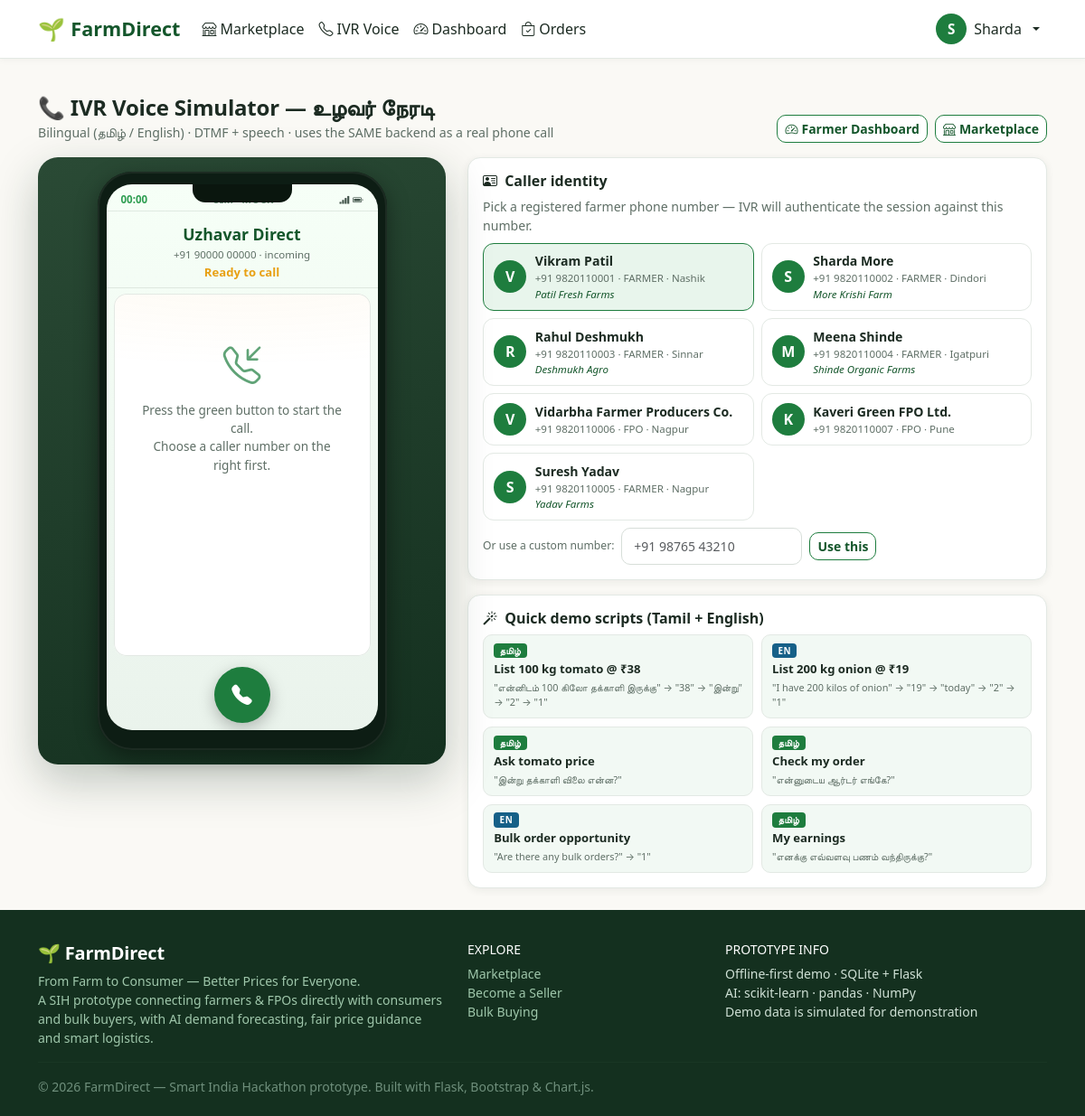
The app's page /ivr/simulator (signed in) with its own data.
### tables this page shows
CREATE TABLE users (
    id            INTEGER PRIMARY KEY AUTOINCREMENT,
    name          TEXT NOT NULL,
    email         TEXT UNIQUE NOT NULL,
    phone         TEXT,
    password_hash TEXT NOT NULL,
    role          TEXT NOT NULL CHECK (role IN ('farmer','fpo','consumer','buyer','admin')),
    city          TEXT,
    state         TEXT,
    lat           REAL,
    lng           REAL,
    active        INTEGER DEFAULT 1,
    created_at    TEXT DEFAULT (datetime('now','localtime'))
);

CREATE TABLE farmers (
    id              INTEGER PRIMARY KEY AUTOINCREMENT,
    user_id         INTEGER NOT NULL REFERENCES users(id),
    farm_name       TEXT,
    farm_size_acres REAL DEFAULT 2.0,
    crops_grown     TEXT,                      -- comma separated
    bio             TEXT,
    rating          REAL DEFAULT 4.5,
    verified        INTEGER DEFAULT 1
);

### views.py (the view)
@bp.route("/ivr/simulator")
@login_required
def ivr_simulator():
    farmers = db.query(
        "SELECT u.id, u.name, u.phone, u.role, u.city, "
        "f.farm_name FROM users u LEFT JOIN farmers f ON f.user_id=u.id "
        "WHERE u.role IN ('farmer','fpo') AND u.phone<>'' ORDER BY u.id LIMIT 12")
    return render_template("ivr/simulator.html", farmers=[dict(r) for r in farmers],
                           cart_count=_cart_count())

### auth.py (called while the page is built)
@bp.before_app_request
def load_logged_in_user():
    uid = session.get("uid")
    g.user = None
    g.role = None
    if uid:
        row = db.query("SELECT * FROM users WHERE id=? AND active=1", (uid,), one=True)
        if row:
            g.user = row
            g.role = row["role"]
            if row["role"] in ("farmer", "fpo"):
                table = "fpos" if row["role"] == "fpo" else "farmers"
                g.profile = db.query(f"SELECT * FROM {table} WHERE user_id=?", (uid,), one=True)
            else:
                g.profile = None

def login_required(view):
    @functools.wraps(view)
    def wrapped(**kwargs):
        if g.user is None:
            return redirect(url_for("auth.login", next=request.path))
        return view(**kwargs)
    return wrapped

### db.py (called while the page is built)
def get_db():
    os.makedirs(os.path.dirname(DB_PATH), exist_ok=True)
    conn = sqlite3.connect(DB_PATH, timeout=15)
    conn.row_factory = sqlite3.Row
    conn.execute("PRAGMA foreign_keys = ON")
    return conn

def query(sql, args=(), one=False):
    conn = get_db()
    try:
        rows = conn.execute(sql, args).fetchall()
        return (rows[0] if rows else None) if one else rows
    finally:
        conn.close()

### views.py (called while the page is built)
def _cart_count():
    if not g.get("user"):
        return 0
    return db.query("SELECT COALESCE(SUM(quantity_kg),0) n FROM cart_items WHERE user_id=?",
                    (g.user["id"],), one=True)["n"]

### templates/ivr/simulator.html (shortened to what this page needs)
{% extends "base.html" %}
{% block content %}
<section class="container py-4">
  <div class="d-flex justify-content-between align-items-end flex-wrap mb-3">
    <div>
      <h2 class="fd-section-title mb-0" style="font-size:1.5rem">📞 IVR Voice Simulator — உழவர் நேரடி</h2>
      <span class="fd-subtle">Bilingual (தமிழ் / English) · DTMF + speech · uses the SAME backend as a real phone call</span>
    </div>
    <div class="d-flex gap-2">
      <a href="{{ url_for('views.farmer_dashboard') }}" class="btn btn-fd-outline btn-sm"><i class="bi bi-speedometer2 me-1"></i>Farmer Dashboard</a>
      <a href="{{ url_for('views.marketplace') }}" class="btn btn-fd-outline btn-sm"><i class="bi bi-shop me-1"></i>Marketplace</a>
    </div>
  </div>
  <div class="row g-4">
    <div class="col-lg-5">
      <div class="ivr-phone-wrap">
        <div class="ivr-phone">
          <div class="ivr-phone-notch"></div>
          <div class="ivr-phone-screen">
            <div class="ivr-status-bar d-flex justify-content-between">
              <span id="ivr-timer" class="ivr-timer">00:00</span>
              <span class="ivr-provider" id="ivr-provider">SIM · MOCK</span>
              <span class="ivr-signal"><i class="bi bi-reception-4"></i> <i class="bi bi-battery-full"></i></span>
            </div>
            <div class="ivr-call-info" id="ivr-call-info">
              <div class="ivr-contact-name" id="ivr-contact-name">Uzhavar Direct</div>
              <div class="ivr-contact-num" id="ivr-contact-num">+91 90000 00000 · incoming</div>
              <div class="ivr-call-state" id="ivr-call-state">Ready to call</div>
            </div>
            <div class="ivr-transcript" id="ivr-transcript">
              <div class="ivr-empty">
                <i class="bi bi-telephone-inbound"></i>
                <p>Press the green button to start the call.<br>Choose a caller number on the right first.</p>
              </div>
            </div>
            <div class="ivr-bottom-bar">
              <button class="ivr-call-btn" id="ivr-call-btn"><i class="bi bi-telephone-fill"></i></button>
            </div>
          </div>
        </div>
      </div>
    </div>
    <div class="col-lg-7">
      <div class="fd-card p-3 mb-3">
        <h6 class="fw-bold mb-2"><i class="bi bi-person-vcard me-1"></i> Caller identity</h6>
        <p class="fd-subtle small mb-2">Pick a registered farmer phone number — IVR will authenticate the session against this number.</p>
        <div class="row g-2">
          {% for f in farmers %}
          <div class="col-md-6">
            <label class="ivr-caller-pick">
              <div class="ivr-caller-card">
                <div class="ivr-caller-avatar">{{ f['name'][:1] }}</div>
                <div>
                  <div class="ivr-caller-name">{{ f['name'] }}</div>
                  <div class="ivr-caller-phone">+91 {{ f['phone'][-10:] if f['phone'] else '' }} · {{ f['role']|upper }} · {{ f['city'] }}</div>
                  {% if f['farm_name'] %}<div class="ivr-caller-farm">{{ f['farm_name'] }}</div>{% endif %}
                </div>
              </div>
            </label>
          </div>
          {% endfor %}
        </div>
        <div class="mt-2 d-flex gap-2 align-items-center">
          <span class="tiny-note">Or use a custom number:</span>
          <input type="tel" id="ivr-custom-caller" class="form-control form-control-sm"
                 style="max-width:200px" placeholder="+91 98765 43210">
          <button class="btn btn-fd-outline btn-sm" id="ivr-use-custom">Use this</button>
        </div>
      </div>
      <div class="fd-card p-3" id="ivr-quick-scripts">
        <h6 class="fw-bold mb-2"><i class="bi bi-magic me-1"></i> Quick demo scripts (Tamil + English)</h6>
        <div class="ivr-script-grid">
          <button class="ivr-script-btn" data-script="list_tamil">
            <span class="ivr-script-lang ta">தமிழ்</span>
            <span class="ivr-script-title">List 100 kg tomato @ ₹38</span>
            <span class="ivr-script-lines">"என்னிடம் 100 கிலோ தக்காளி இருக்கு" → "38" → "இன்று" → "2" → "1"</span>
          </button>
          <button class="ivr-script-btn" data-script="list_en">
            <span class="ivr-script-lang en">EN</span>
            <span class="ivr-script-title">List 200 kg onion @ ₹19</span>
            <span class="ivr-script-lines">"I have 200 kilos of onion" → "19" → "today" → "2" → "1"</span>
          </button>
          <button class="ivr-script-btn" data-script="price_tamil">
            <span class="ivr-script-lang ta">தமிழ்</span>
            <span class="ivr-script-title">Ask tomato price</span>
            <span class="ivr-script-lines">"இன்று தக்காளி விலை என்ன?"</span>
          </button>
          <button class="ivr-script-btn" data-script="order_tamil">
            <span class="ivr-script-lang ta">தமிழ்</span>
            <span class="ivr-script-title">Check my order</span>
            <span class="ivr-script-lines">"என்னுடைய ஆர்டர் எங்கே?"</span>
          </button>
          <button class="ivr-script-btn" data-script="bulk_en">
            <span class="ivr-script-lang en">EN</span>
            <span class="ivr-script-title">Bulk order opportunity</span>
            <span class="ivr-script-lines">"Are there any bulk orders?" → "1"</span>
          </button>
          <button class="ivr-script-btn" data-script="earn_tamil">
            <span class="ivr-script-lang ta">தமிழ்</span>
            <span class="ivr-script-title">My earnings</span>
            <span class="ivr-script-lines">"எனக்கு எவ்வளவு பணம் வந்திருக்கு?"</span>
          </button>
        </div>
      </div>
    </div>
  </div>
{% endblock %}
{% block scripts %}
<link rel="stylesheet" href="{{ url_for('static', filename='css/ivr.css') }}">
{% endblock %}

### templates/base.html (shortened to what this page needs)
<!doctype html>
<html lang="en">
<head>
  <link rel="stylesheet" href="{{ url_for('static', filename='vendor/bootstrap.min.css') }}">
  <link rel="stylesheet" href="{{ url_for('static', filename='vendor/bootstrap-icons.css') }}">
  <link rel="stylesheet" href="{{ url_for('static', filename='css/style.css') }}">
</head>
<body>
<nav class="navbar navbar-expand-lg fd-navbar sticky-top">
  <div class="container">
    <a class="navbar-brand" href="{{ url_for('views.landing') }}">
      <span style="font-size:1.5rem">🌱</span> FarmDirect
    </a>
    <div class="collapse navbar-collapse" id="fdnav">
      <ul class="navbar-nav me-auto mb-2 mb-lg-0">
        <li class="nav-item"><a class="nav-link" href="{{ url_for('views.marketplace') }}"><i class="bi bi-shop me-1"></i>Marketplace</a></li>
        <li class="nav-item"><a class="nav-link" href="{{ url_for('views.ivr_simulator') }}"><i class="bi bi-telephone me-1"></i>IVR Voice</a></li>
        {% if g.role in ('farmer','fpo') %}
          <li class="nav-item"><a class="nav-link" href="{{ url_for('views.farmer_dashboard') }}"><i class="bi bi-speedometer2 me-1"></i>Dashboard</a></li>
          <li class="nav-item"><a class="nav-link" href="{{ url_for('views.farmer_orders') }}"><i class="bi bi-bag-check me-1"></i>Orders</a></li>
        {% elif g.role == 'consumer' %}
          <li class="nav-item"><a class="nav-link" href="{{ url_for('views.consumer_dashboard') }}"><i class="bi bi-speedometer2 me-1"></i>Dashboard</a></li>
          <li class="nav-item"><a class="nav-link" href="{{ url_for('views.my_orders') }}"><i class="bi bi-bag-check me-1"></i>My Orders</a></li>
        {% elif g.role == 'buyer' %}
          <li class="nav-item"><a class="nav-link" href="{{ url_for('views.buyer_dashboard') }}"><i class="bi bi-speedometer2 me-1"></i>Bulk Dashboard</a></li>
        {% endif %}
      </ul>
      <ul class="navbar-nav ms-auto align-items-lg-center">
        {% if g.user %}
          <li class="nav-item dropdown">
            <a class="nav-link dropdown-toggle d-flex align-items-center gap-2" href="#" data-bs-toggle="dropdown">
              <span class="fd-avatar">{{ g.user['name'][:1] }}</span>
              <span class="d-lg-inline d-none">{{ g.user['name'].split(' ')[0] }}</span>
            </a>
          </li>
        {% else %}
          <li class="nav-item me-lg-2"><a class="btn btn-fd-outline" href="{{ url_for('auth.login') }}"><i class="bi bi-box-arrow-in-right me-1"></i>Login</a></li>
          <li class="nav-item"><a class="btn btn-fd" href="{{ url_for('auth.register') }}">Join Free</a></li>
        {% endif %}
      </ul>
    </div>
  </div>
</nav>
<main>
  {% block content %}{% endblock %}
</main>
<footer class="fd-footer mt-auto">
  <div class="container">
    <div class="row g-4">
      <div class="col-md-5">
        <h5 class="text-white">🌱 FarmDirect</h5>
        <p class="small mb-0" style="color:#9fc7ab">From Farm to Consumer — Better Prices for Everyone.<br>
        A SIH prototype connecting farmers &amp; FPOs directly with consumers and bulk buyers,
        with AI demand forecasting, fair price guidance and smart logistics.</p>
      </div>
      <div class="col-6 col-md-3">
        <h6 class="text-white small text-uppercase">Explore</h6>
        <ul class="list-unstyled small">
          <li><a href="{{ url_for('views.marketplace') }}">Marketplace</a></li>
          <li><a href="{{ url_for('auth.register') }}">Become a Seller</a></li>
          <li><a href="{{ url_for('auth.register') }}">Bulk Buying</a></li>
        </ul>
      </div>
      <div class="col-6 col-md-4">
        <h6 class="text-white small text-uppercase">Prototype Info</h6>
        <ul class="list-unstyled small">
          <li>Offline-first demo · SQLite + Flask</li>
          <li>AI: scikit-learn · pandas · NumPy</li>
          <li>Demo data is simulated for demonstration</li>
        </ul>
      </div>
    </div>
    <hr style="border-color:#2a4a35">
    <p class="small mb-0" style="color:#6f8f7c">© 2026 FarmDirect — Smart India Hackathon prototype. Built with Flask, Bootstrap &amp; Chart.js.</p>
  </div>
</footer>
{% block scripts %}{% endblock %}
</body>
</html>

### static/css/style.css (style rules this page uses)
:root { --fd-green: #1e7d3e; --fd-green-dark: #14562b; --fd-green-light: #e8f5ec; --fd-green-soft: #f2f9f4; --fd-amber: #e8a013; --fd-amber-light: #fdf3dd; --fd-cream: #faf9f5; --fd-ink: #1c2b22; --fd-muted: #5f6f66; --fd-border: #e3e9e4; --fd-radius: 14px; --fd-shadow: 0 2px 10px rgba(28, 43, 34, .07); --fd-shadow-lg: 0 10px 30px rgba(28, 43, 34, .12); }
body { background: var(--fd-cream); color: var(--fd-ink); font-family: "Segoe UI", system-ui, -apple-system, Roboto, "Helvetica Neue", Arial, sans-serif; min-height: 100vh; display: flex; flex-direction: column; }
main { flex: 1 0 auto; }
footer { flex-shrink: 0; }
h1, h2, h3, h4, h5, .fd-brand { font-weight: 700; letter-spacing: -.2px; }
a { color: var(--fd-green); }
.fd-navbar { background: #fff; border-bottom: 1px solid var(--fd-border); box-shadow: 0 1px 8px rgba(28,43,34,.05); }
.fd-navbar .navbar-brand { font-weight: 800; font-size: 1.35rem; color: var(--fd-green-dark); display: flex; align-items: center; gap: .4rem; }
.fd-navbar .nav-link { color: var(--fd-ink); font-weight: 500; border-radius: 8px; padding: .45rem .8rem; }
.fd-avatar { width: 34px; height: 34px; border-radius: 50%; background: var(--fd-green); color: #fff; display: inline-flex; align-items: center; justify-content: center; font-weight: 700; font-size: .95rem; }
.btn { border-radius: 10px; font-weight: 600; }
.btn-fd-outline { background: #fff; color: var(--fd-green-dark); border: 1.5px solid var(--fd-green); }
.fd-card { background: #fff; border: 1px solid var(--fd-border); border-radius: var(--fd-radius); box-shadow: var(--fd-shadow); }
.form-control, .form-select { border-radius: 10px; border-color: #d7ded9; padding: .55rem .8rem; }
.fd-section-title { font-size: 1.05rem; font-weight: 800; margin-bottom: .2rem; }
.fd-subtle { color: var(--fd-muted); font-size: .88rem; }
.fd-footer { background: #14301f; color: #cfe0d5; padding: 2.2rem 0 1.4rem; margin-top: 3rem; }
.fd-footer a { color: #9fc7ab; text-decoration: none; }
.tiny-note { font-size: .76rem; color: var(--fd-muted); }

### records on screen
users: name "S", user.name "Sharda"
farmers: name "V", name "Vikram Patil", phone "9820110001", role "FARMER", city "Nashik", farm_name "Patil Fresh Farms"
farmers: name "S", name "Sharda More", phone "9820110002", role "FARMER", city "Dindori", farm_name "More Krishi Farm"
farmers: name "R", name "Rahul Deshmukh", phone "9820110003", role "FARMER", city "Sinnar", farm_name "Deshmukh Agro"
farmers: name "M", name "Meena Shinde", phone "9820110004", role "FARMER", city "Igatpuri", farm_name "Shinde Organic Farms"
users: name "V", name "Vidarbha Farmer Producers Co.", phone "9820110006", role "FPO", city "Nagpur"
users: name "K", name "Kaveri Green FPO Ltd.", phone "9820110007", role "FPO", city "Pune"
farmers: name "S", name "Suresh Yadav", phone "9820110005", role "FARMER", city "Nagpur", farm_name "Yadav Farms"
